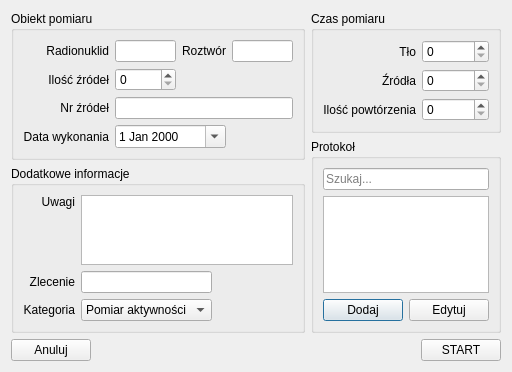
<?xml version="1.0" encoding="UTF-8"?>
<ui version="4.0">
 <class>AddMeasurementDialog</class>
 <widget class="QDialog" name="AddMeasurementDialog">
  <property name="geometry">
   <rect>
    <x>0</x>
    <y>0</y>
    <width>512</width>
    <height>344</height>
   </rect>
  </property>
  <property name="windowTitle">
   <string>Nowy pomiar</string>
  </property>
  <layout class="QGridLayout" name="gridLayout_5">
   <item row="0" column="0">
    <layout class="QVBoxLayout" name="verticalLayout_2">
     <item>
      <widget class="QGroupBox" name="groupBox_2">
       <property name="title">
        <string>Obiekt pomiaru</string>
       </property>
       <layout class="QGridLayout" name="gridLayout_2">
        <item row="4" column="0">
         <widget class="QLabel" name="label_5">
          <property name="text">
           <string>Data wykonania</string>
          </property>
          <property name="alignment">
           <set>Qt::AlignRight|Qt::AlignTrailing|Qt::AlignVCenter</set>
          </property>
         </widget>
        </item>
        <item row="0" column="2">
         <widget class="QLabel" name="label_2">
          <property name="text">
           <string>Roztwór</string>
          </property>
          <property name="alignment">
           <set>Qt::AlignRight|Qt::AlignTrailing|Qt::AlignVCenter</set>
          </property>
         </widget>
        </item>
        <item row="0" column="3">
         <widget class="QLineEdit" name="solution_lineEdit"/>
        </item>
        <item row="0" column="1">
         <widget class="QLineEdit" name="nuclide_lineEdit"/>
        </item>
        <item row="2" column="1">
         <widget class="QSpinBox" name="noSources_spinBox"/>
        </item>
        <item row="0" column="0">
         <widget class="QLabel" name="label">
          <property name="text">
           <string>Radionuklid</string>
          </property>
          <property name="alignment">
           <set>Qt::AlignRight|Qt::AlignTrailing|Qt::AlignVCenter</set>
          </property>
         </widget>
        </item>
        <item row="2" column="0">
         <widget class="QLabel" name="label_3">
          <property name="text">
           <string>Ilość źródeł</string>
          </property>
          <property name="alignment">
           <set>Qt::AlignRight|Qt::AlignTrailing|Qt::AlignVCenter</set>
          </property>
         </widget>
        </item>
        <item row="3" column="0">
         <widget class="QLabel" name="label_4">
          <property name="text">
           <string>Nr źródeł</string>
          </property>
          <property name="alignment">
           <set>Qt::AlignRight|Qt::AlignTrailing|Qt::AlignVCenter</set>
          </property>
         </widget>
        </item>
        <item row="3" column="1" colspan="3">
         <widget class="QLineEdit" name="idSources_lineEdit"/>
        </item>
        <item row="4" column="1" colspan="2">
         <widget class="QDateEdit" name="sourcePreparation_dateEdit">
          <property name="calendarPopup">
           <bool>true</bool>
          </property>
         </widget>
        </item>
       </layout>
      </widget>
     </item>
     <item>
      <widget class="QGroupBox" name="groupBox_3">
       <property name="title">
        <string>Dodatkowe informacje</string>
       </property>
       <layout class="QGridLayout" name="gridLayout_4">
        <item row="2" column="1">
         <widget class="QComboBox" name="category_comboBox">
          <item>
           <property name="text">
            <string>Pomiar aktywności</string>
           </property>
          </item>
          <item>
           <property name="text">
            <string>Źródło kontrolne</string>
           </property>
          </item>
          <item>
           <property name="text">
            <string>Charakterystyka</string>
           </property>
          </item>
         </widget>
        </item>
        <item row="0" column="0">
         <widget class="QLabel" name="label_7">
          <property name="text">
           <string>Uwagi</string>
          </property>
          <property name="alignment">
           <set>Qt::AlignRight|Qt::AlignTop|Qt::AlignTrailing</set>
          </property>
         </widget>
        </item>
        <item row="1" column="1">
         <widget class="QLineEdit" name="linked_lineEdit"/>
        </item>
        <item row="1" column="0">
         <widget class="QLabel" name="label_6">
          <property name="text">
           <string>Zlecenie</string>
          </property>
          <property name="alignment">
           <set>Qt::AlignRight|Qt::AlignTrailing|Qt::AlignVCenter</set>
          </property>
         </widget>
        </item>
        <item row="2" column="0">
         <widget class="QLabel" name="label_8">
          <property name="text">
           <string>Kategoria</string>
          </property>
          <property name="alignment">
           <set>Qt::AlignRight|Qt::AlignTrailing|Qt::AlignVCenter</set>
          </property>
         </widget>
        </item>
        <item row="2" column="2">
         <spacer name="horizontalSpacer">
          <property name="orientation">
           <enum>Qt::Horizontal</enum>
          </property>
          <property name="sizeHint" stdset="0">
           <size>
            <width>40</width>
            <height>20</height>
           </size>
          </property>
         </spacer>
        </item>
        <item row="0" column="1" colspan="2">
         <widget class="QTextEdit" name="comments_textEdit"/>
        </item>
       </layout>
      </widget>
     </item>
    </layout>
   </item>
   <item row="0" column="1">
    <layout class="QVBoxLayout" name="verticalLayout">
     <item>
      <widget class="QGroupBox" name="groupBox_4">
       <property name="title">
        <string>Czas pomiaru</string>
       </property>
       <layout class="QGridLayout" name="gridLayout_3">
        <item row="0" column="0">
         <widget class="QLabel" name="label_13">
          <property name="text">
           <string>Tło</string>
          </property>
          <property name="alignment">
           <set>Qt::AlignRight|Qt::AlignTrailing|Qt::AlignVCenter</set>
          </property>
         </widget>
        </item>
        <item row="0" column="1">
         <widget class="QSpinBox" name="blankTime_spinBox"/>
        </item>
        <item row="1" column="0">
         <widget class="QLabel" name="label_12">
          <property name="text">
           <string>Źródła</string>
          </property>
          <property name="alignment">
           <set>Qt::AlignRight|Qt::AlignTrailing|Qt::AlignVCenter</set>
          </property>
         </widget>
        </item>
        <item row="1" column="1">
         <widget class="QSpinBox" name="sourceTime_spinBox"/>
        </item>
        <item row="2" column="0">
         <widget class="QLabel" name="label_14">
          <property name="text">
           <string>Ilość powtórzenia</string>
          </property>
          <property name="alignment">
           <set>Qt::AlignRight|Qt::AlignTrailing|Qt::AlignVCenter</set>
          </property>
         </widget>
        </item>
        <item row="2" column="1">
         <widget class="QSpinBox" name="repeating_spinBox"/>
        </item>
       </layout>
      </widget>
     </item>
     <item>
      <widget class="QGroupBox" name="groupBox">
       <property name="title">
        <string>Protokoł</string>
       </property>
       <layout class="QGridLayout" name="gridLayout">
        <item row="2" column="0">
         <widget class="QPushButton" name="addProtocol_pushButton">
          <property name="text">
           <string>Dodaj</string>
          </property>
         </widget>
        </item>
        <item row="2" column="1">
         <widget class="QPushButton" name="editProtocol_pushButton">
          <property name="text">
           <string>Edytuj</string>
          </property>
         </widget>
        </item>
        <item row="1" column="0" colspan="2">
         <widget class="QListWidget" name="protocols_listWidget"/>
        </item>
        <item row="0" column="0" colspan="2">
         <widget class="QLineEdit" name="searchProtocol_lineEdit">
          <property name="placeholderText">
           <string>Szukaj...</string>
          </property>
         </widget>
        </item>
       </layout>
      </widget>
     </item>
    </layout>
   </item>
   <item row="1" column="0" colspan="2">
    <layout class="QHBoxLayout" name="horizontalLayout">
     <item>
      <widget class="QPushButton" name="cancel_pushButton">
       <property name="text">
        <string>Anuluj</string>
       </property>
      </widget>
     </item>
     <item>
      <spacer name="horizontalSpacer_2">
       <property name="orientation">
        <enum>Qt::Horizontal</enum>
       </property>
       <property name="sizeHint" stdset="0">
        <size>
         <width>268</width>
         <height>20</height>
        </size>
       </property>
      </spacer>
     </item>
     <item>
      <widget class="QPushButton" name="start_pushButton">
       <property name="text">
        <string>START</string>
       </property>
      </widget>
     </item>
    </layout>
   </item>
  </layout>
 </widget>
 <tabstops>
  <tabstop>nuclide_lineEdit</tabstop>
  <tabstop>solution_lineEdit</tabstop>
  <tabstop>noSources_spinBox</tabstop>
  <tabstop>idSources_lineEdit</tabstop>
  <tabstop>sourcePreparation_dateEdit</tabstop>
  <tabstop>blankTime_spinBox</tabstop>
  <tabstop>sourceTime_spinBox</tabstop>
  <tabstop>repeating_spinBox</tabstop>
  <tabstop>searchProtocol_lineEdit</tabstop>
  <tabstop>protocols_listWidget</tabstop>
  <tabstop>addProtocol_pushButton</tabstop>
  <tabstop>editProtocol_pushButton</tabstop>
  <tabstop>comments_textEdit</tabstop>
  <tabstop>linked_lineEdit</tabstop>
  <tabstop>category_comboBox</tabstop>
  <tabstop>start_pushButton</tabstop>
  <tabstop>cancel_pushButton</tabstop>
 </tabstops>
 <resources/>
 <connections/>
</ui>
